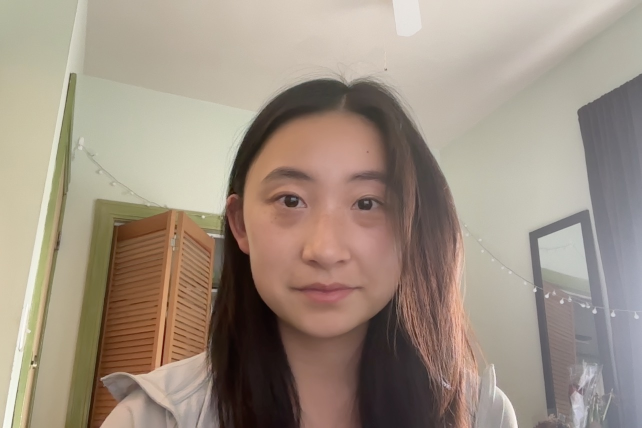
#> input picture src/data/capture-delaunay-jenny/capture-delaunay.jpg, 1284 x 856 px, found by its file name (shown at 1/2 size)
$ python viz-capture.py   (older library calls are emulated)
#> lines starting #> are read from the running program, lines starting #| are printed output that depends on the picture; after the words box and inside, x2 and y2 are one past the last pixel; in counts of white or black regions, pixels touching at a corner belong together
### src/vectorization.py
import numpy as np
import cv2
from scipy.spatial import Delaunay
from voronoi import euclidean_voronoi, chebyshev_voronoi, manhattan_voronoi
import constants

def sample_points_from_image(img, num_points=500, point_color=(0, 0, 255), point_radius=1):

    gray = cv2.cvtColor(img, cv2.COLOR_BGR2GRAY)
    blurred = cv2.GaussianBlur(gray, (3, 3), 0)
    laplacian = cv2.Laplacian(blurred, cv2.CV_64F)

    laplacian_abs = cv2.convertScaleAbs(laplacian)

    threshold_value = 3
    _, thresholded_laplacian = cv2.threshold(laplacian_abs, threshold_value, 255, cv2.THRESH_TOZERO)

    prob_map = thresholded_laplacian / thresholded_laplacian.sum()

    flat_probs = prob_map.ravel()
    indices = np.arange(flat_probs.size)
    chosen_indices = np.random.choice(indices, size=num_points, p=flat_probs)

    coords_y, coords_x = np.unravel_index(chosen_indices, shape=gray.shape)

    coords = np.stack([coords_x, coords_y], axis=1)

    laplacian_color = cv2.merge([thresholded_laplacian] * 3)

    # for visualization purposes
    image_with_points = laplacian_color.copy()
    for x, y in coords:
        cv2.circle(image_with_points, (int(x), int(y)), point_radius, point_color, -1)

    return np.array(coords), image_with_points


def delaunay(img, sampling_method=constants.UNIFORM, faces=None):
    height, width, _ = img.shape

    init_num_points = 200
    points = np.vstack([
        np.random.randint(0, width, size=init_num_points),
        np.random.randint(0, height, size=init_num_points)
    ]).T

    if sampling_method == constants.UNIFORM:
        num_additional_points = 400
        additional_points = np.vstack([
            np.random.randint(0, width, size=num_additional_points),
            np.random.randint(0, height, size=num_additional_points)
        ]).T
        points = np.vstack([points, additional_points])
    elif sampling_method == constants.TARGETED:
        for (face_x, face_y, face_w, face_h) in faces:
            num_points_face = 400

            points_face = np.vstack([
                np.random.randint(face_x, face_x + face_w, size=num_points_face),
                np.random.randint(face_y, face_y + face_h, size=num_points_face)
            ]).T

            points = np.vstack([points, points_face])
    elif sampling_method == constants.PROBABILISTIC:
        points_probabilistic, laplacian = sample_points_from_image(img, num_points=400)
        points = np.vstack([points, points_probabilistic])

    # add image corners
    corners = np.array([[0,0], [0,height-1], [width-1,0], [width-1,height-1]])
    points = np.concatenate([points, corners], axis=0)

    tri = Delaunay(points)

    output = np.zeros_like(img)

    for triangle in tri.simplices:
        pts = points[triangle]
        mask = np.zeros((height, width), dtype=np.uint8)
        cv2.fillConvexPoly(mask, pts.astype(np.int32), 1)

        mean_color = cv2.mean(img, mask=mask)[:3]
        mean_color = tuple(map(int, mean_color))

        cv2.fillConvexPoly(output, pts.astype(np.int32), mean_color)

    return output

# [28 lines left out: function naive_voronoi, not called in this run]

### src/archive/viz-capture.py
import cv2
import numpy as np
from vectorization import delaunay
import matplotlib.pyplot as plt
import constants

SAMPLING = constants.PROBABILISTIC
OUT_DIR = './src/data/capture-delaunay-jenny/'
IMG_PATH = OUT_DIR + 'capture-delaunay.jpg'

face_cascade = cv2.CascadeClassifier(cv2.data.haarcascades + 'haarcascade_frontalface_default.xml')

img_bgr = cv2.imread(IMG_PATH)
#> img_bgr is the input picture: shape (856, 1284, 3); mean B, G, R 130.6, 144.5, 159
img_rgb = cv2.cvtColor(img_bgr, cv2.COLOR_BGR2RGB)

gray = cv2.cvtColor(img_rgb, cv2.COLOR_BGR2GRAY)
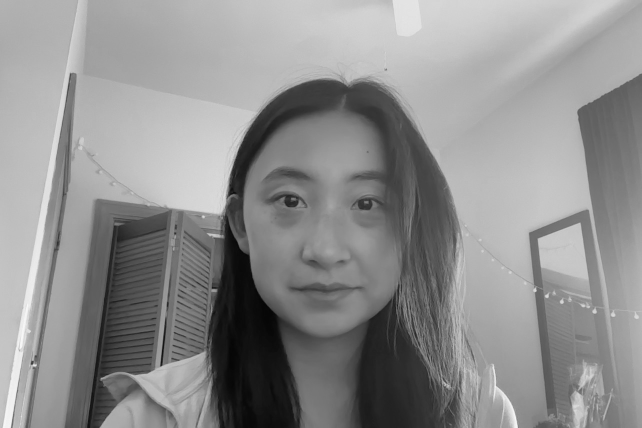
#> gray: shape (856, 1284) (shown at 1/2 size); min 2, max 252, mean 142
faces = face_cascade.detectMultiScale(gray, 1.3, 5)
#> faces = [[455, 264, 396, 396]]
mosaic = delaunay(img_rgb, sampling_method=SAMPLING, faces=faces)
#> in sample_points_from_image, `laplacian = cv2.Laplacian(blurred, cv2.CV_64F)`:
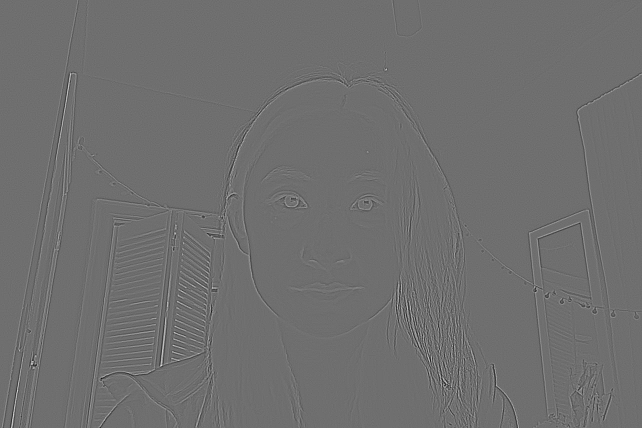
#> laplacian: shape (856, 1284) float64 (shown at 1/2 size); min -48, max 62, mean 0; drawn with min black and max white
#> in sample_points_from_image, `chosen_indices = np.random.choice(indices, size=num_points, p=flat_pro..`: chosen_indices = 400 values, max 1098418 at index 342, min 39954 at index 263, mean 743342
#> in sample_points_from_image, `coords_y, coords_x = np.unravel_index(chosen_indices, shape=gray.shape)`: coords_y = 400 values, max 855 at index 342, min 31 at index 263, mean 578.5; coords_x = 400 values, max 1276 at index 77, min 6 at index 382, mean 599.3
#> in sample_points_from_image, `coords = np.stack([coords_x, coords_y], axis=1)`: coords = 400 pairs, first value 6 to 1276, second value 31 to 855
#> the loop in sample_points_from_image, `for x, y in coords:` made 400 passes
#> (x, y) on passes 1 to 3: (880, 745), (197, 671), (1092, 783)
#> after the loop in sample_points_from_image, `for x, y in coords:`:
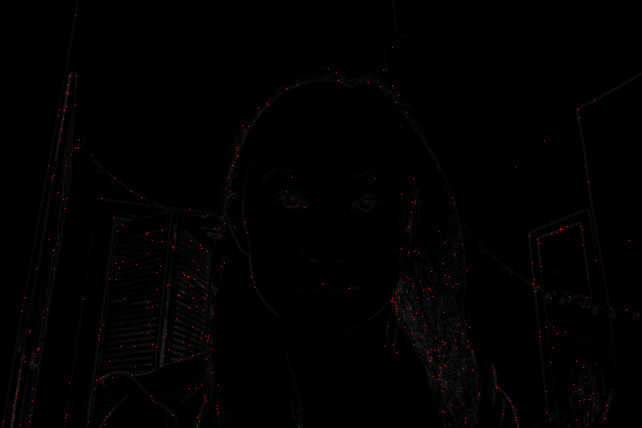
#> image_with_points: shape (856, 1284, 3) (shown at 1/2 size); mean of channels 0, 1, 2 1.1, 1.1, 1.6; drawn as B, G, R
#> in delaunay, `points_probabilistic, laplacian = sample_points_from_image(img, num_po..`: points_probabilistic has the same summary as coords in sample_points_from_image
#> in delaunay, `points = np.vstack([points, points_probabilistic])`: points = 600 pairs, first value 6 to 1276, second value 4 to 855
#> in delaunay, `points = np.concatenate([points, corners], axis=0)`: points = 604 pairs, first value 0 to 1283, second value 0 to 855
#> the loop in delaunay, `for triangle in tri.simplices:` made 1198 passes
#> (triangle, pts, mean_color) on passes 1 to 3: ([602, 140, 600], [[1283, 0], [296, 4], [0, 0]], (204, 195, 181)), ([113, 140, 602], [[782, 13], [296, 4], [1283, 0]], (215, 205, 194)), ([122, 601, 600], [[11, 426], [0, 855], [0, 0]], (204, 195, 167))
#> after the loop in delaunay, `for triangle in tri.simplices:`: mask: shape (856, 1284); values 0 (black) and 1 (white), 0% white in thin lines or dots, all inside (x1, y1, x2, y2) = (324, 483, 347, 495)
#> after the loop in delaunay, `for triangle in tri.simplices:`:
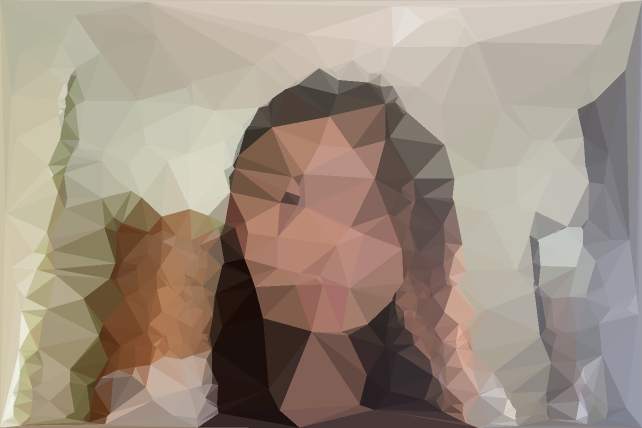
#> output: shape (856, 1284, 3) (shown at 1/2 size); mean R, G, B 158.4, 143.9, 130


for (x,y,w,h) in faces:
    cv2.rectangle(img_rgb,(x,y),(x+w,y+h),(255,255,0),2)
    roi_gray = gray[y:y+h, x:x+w]
    roi_color = img_rgb[y:y+h, x:x+w]
#> this loop made 1 pass
#> pass 1, `roi_gray = gray[y:y+h, x:x+w]`:
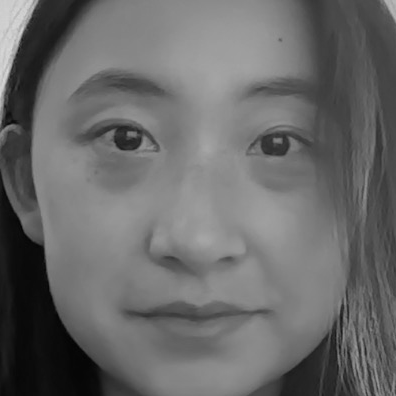
#> roi_gray: shape (396, 396); min 2, max 217, mean 105.2
#> pass 1, `roi_color = img_rgb[y:y+h, x:x+w]`:
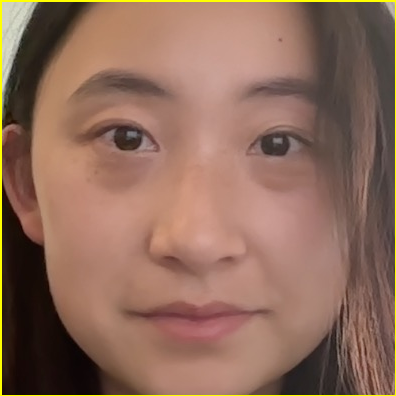
#> roi_color: shape (396, 396, 3); mean R, G, B 142.7, 107.5, 90.9
#> after the loop:
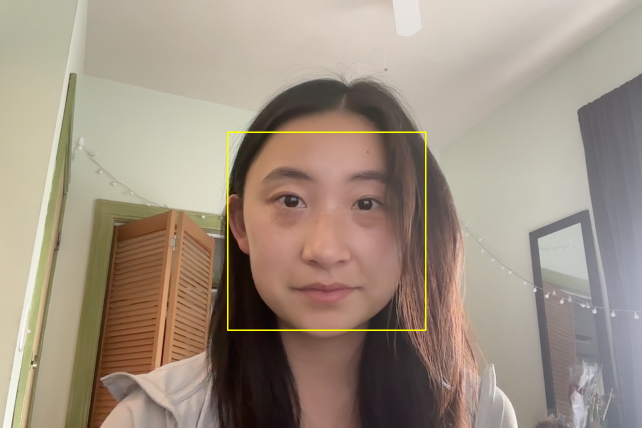
#> img_rgb: shape (856, 1284, 3) (shown at 1/2 size); mean R, G, B 159.6, 145.3, 130.3

plt.imsave(OUT_DIR + SAMPLING + '_out.jpg', mosaic)
